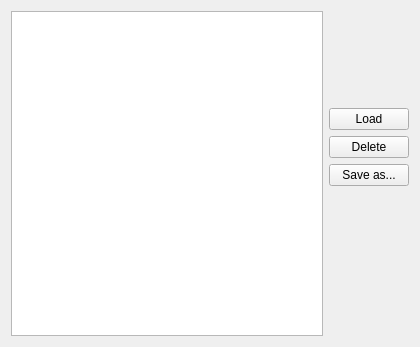
<?xml version="1.0" encoding="UTF-8"?>
<ui version="4.0">
 <class>CueEditor</class>
 <widget class="QWidget" name="CueEditor">
  <property name="geometry">
   <rect>
    <x>0</x>
    <y>0</y>
    <width>420</width>
    <height>347</height>
   </rect>
  </property>
  <property name="windowTitle">
   <string notr="true">CUE Editor</string>
  </property>
  <layout class="QGridLayout" name="gridLayout">
   <item row="0" column="0" rowspan="5">
    <widget class="QPlainTextEdit" name="plainTextEdit">
     <property name="plainText">
      <string/>
     </property>
    </widget>
   </item>
   <item row="0" column="1">
    <spacer name="verticalSpacer_2">
     <property name="orientation">
      <enum>Qt::Vertical</enum>
     </property>
     <property name="sizeHint" stdset="0">
      <size>
       <width>20</width>
       <height>74</height>
      </size>
     </property>
    </spacer>
   </item>
   <item row="1" column="1">
    <widget class="QPushButton" name="loadButton">
     <property name="text">
      <string>Load</string>
     </property>
    </widget>
   </item>
   <item row="2" column="1">
    <widget class="QPushButton" name="deleteButton">
     <property name="text">
      <string>Delete</string>
     </property>
    </widget>
   </item>
   <item row="3" column="1">
    <widget class="QPushButton" name="saveAsButton">
     <property name="text">
      <string>Save as...</string>
     </property>
    </widget>
   </item>
   <item row="4" column="1">
    <spacer name="verticalSpacer">
     <property name="orientation">
      <enum>Qt::Vertical</enum>
     </property>
     <property name="sizeHint" stdset="0">
      <size>
       <width>20</width>
       <height>150</height>
      </size>
     </property>
    </spacer>
   </item>
  </layout>
 </widget>
 <resources/>
 <connections/>
</ui>
